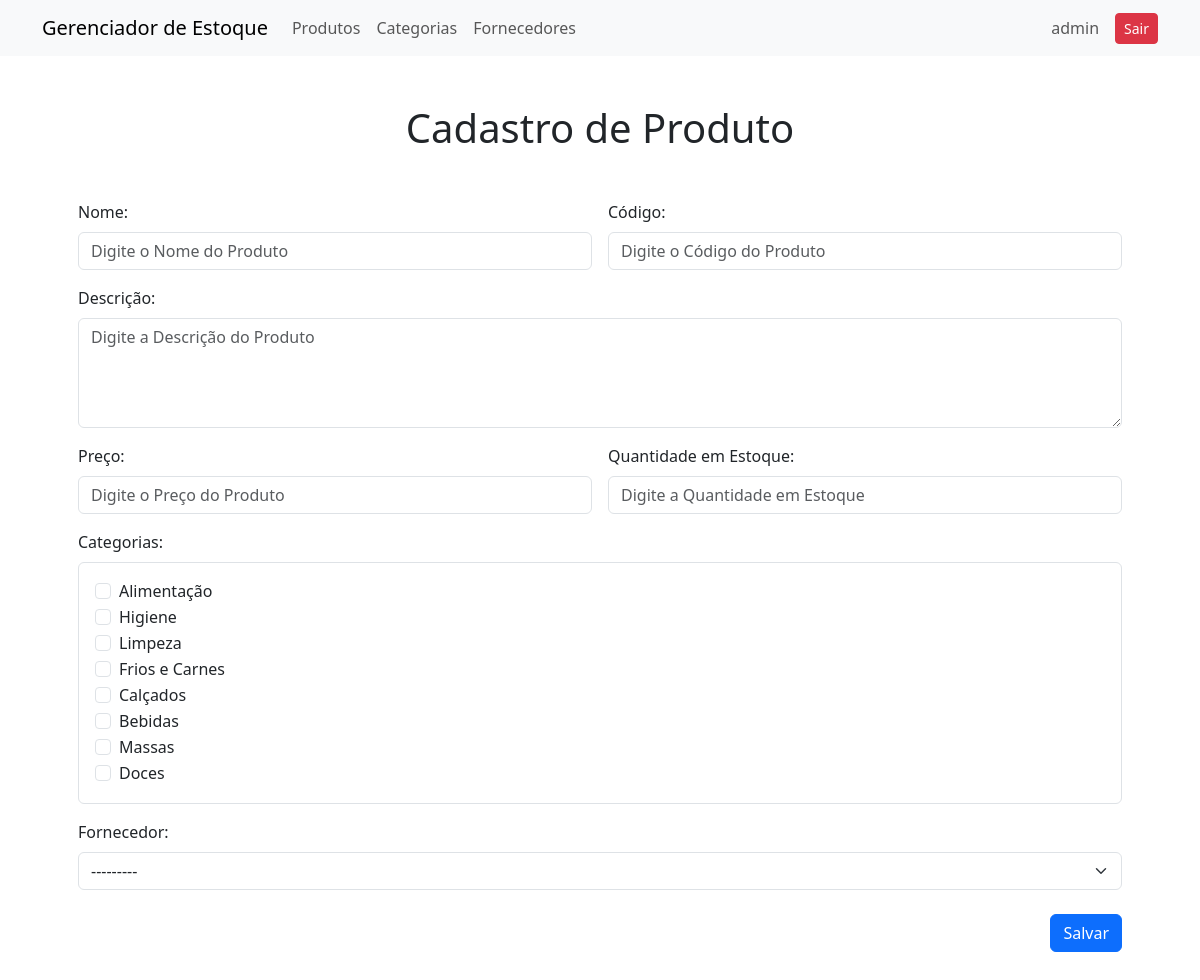
The page /estoque/produto/add/ (signed in) on the database its author committed.
### estoque/models.py (models this page shows, shortened)
class Categoria(models.Model):
    nome = models.CharField(max_length=250, unique=True)

### estoque/views/produtos.py (the view, shortened to what this page needs)
# urls.py: path('produto/add/', ProdutoCreateView.as_view(), name='produto-create'),
class ProdutoCreateView(LoginRequiredMixin, CreateView):
    model = Produto
    form_class = ProdutoForm
    template_name = "produto-create.html"
    success_url = reverse_lazy('produtos')
    def get_context_data(self, **kwargs):
        context = super().get_context_data(**kwargs)
        context["categorias"] = Categoria.objects.all()
        context["fornecedores"] = Fornecedor.objects.all()
        return context

### estoque/forms.py (shortened to what this page needs)
class ProdutoForm(forms.ModelForm):
    class Meta:
        model = Produto
        fields = ['nome', 'codigo', 'descricao', 'preco', 'quantidade_estoque', 'fornecedor', 'categorias']
    categorias = forms.ModelMultipleChoiceField(
        queryset=Categoria.objects.all(),
        widget=forms.CheckboxSelectMultiple,
        label="Categorias"
    )

### estoque/templates/produto-create.html (shortened to what this page needs)
{% extends 'base.html' %}
{% block content %}
<div class="container my-5">
    <h1 class="text-center mb-4">Cadastro de Produto</h1>
    <form method="post" class="p-4">
        <div class="row g-3">
            <div class="col-md-6">
                <label for="id_nome" class="form-label">Nome:</label>
                <input type="text" name="nome" maxlength="250" required id="id_nome" class="form-control"
                    placeholder="Digite o Nome do Produto">
            </div>
            <div class="col-md-6">
                <label for="id_codigo" class="form-label">Código:</label>
                <input type="text" name="codigo" maxlength="15" required id="id_codigo" class="form-control"
                    placeholder="Digite o Código do Produto">
            </div>
            <div class="col-12">
                <label for="id_descricao" class="form-label">Descrição:</label>
                <textarea name="descricao" cols="40" rows="4" id="id_descricao" class="form-control"
                    placeholder="Digite a Descrição do Produto"></textarea>
            </div>
            <div class="col-md-6">
                <label for="id_preco" class="form-label">Preço:</label>
                <input type="number" name="preco" step="0.01" required id="id_preco" class="form-control"
                    placeholder="Digite o Preço do Produto">
            </div>
            <div class="col-md-6">
                <label for="id_quantidade_estoque" class="form-label">Quantidade em Estoque:</label>
                <input type="number" name="quantidade_estoque" required id="id_quantidade_estoque" class="form-control"
                    placeholder="Digite a Quantidade em Estoque">
            </div>
            <div class="col-12">
                <label class="form-label">Categorias:</label>
                <div id="id_categorias" class="border rounded p-3">
                    {% for categoria in categorias %}
                    <div class="form-check">
                        <input type="checkbox" name="categorias" value="{{categoria.id}}"
                            id="id_categorias_{{categoria.id}}" class="form-check-input">
                        <label for="id_categorias_{{categoria.id}}" class="form-check-label">
                            {{categoria.nome}}
                        </label>
                    </div>
                    {% endfor %}
                </div>
            </div>
            <div class="col-12">
                <label for="id_fornecedor" class="form-label">Fornecedor:</label>
                <select name="fornecedor" required id="id_fornecedor" class="form-select">
                    <option value="" selected>---------</option>
                </select>
            </div>
        </div>
        <div class="d-flex justify-content-end mt-4">
            <button type="submit" class="btn btn-primary">Salvar</button>
        </div>
    </form>
</div>
{% endblock %}

### estoque/templates/base.html (shortened to what this page needs)
<!DOCTYPE html>
<html lang="en">
<head>
    <link href="https://cdn.jsdelivr.net/npm/bootstrap@5.3.3/dist/css/bootstrap.min.css" rel="stylesheet"
>
    <link href="https://cdnjs.cloudflare.com/ajax/libs/font-awesome/5.15.4/css/all.min.css" rel="stylesheet">
</head>
<body>
    <nav class="navbar navbar-expand-lg navbar-light bg-light">
        <div class="container">
            <a class="navbar-brand" href="#">Gerenciador de Estoque</a>
            <div class="collapse navbar-collapse" id="navbarNav">
                <ul class="navbar-nav me-auto">
                    <li class="nav-item">
                        <a class="nav-link" href="{% url 'produtos' %}">Produtos</a>
                    </li>
                    <li class="nav-item">
                        <a class="nav-link" href="{% url 'categorias' %}">Categorias</a>
                    </li>
                    <li class="nav-item">
                        <a class="nav-link" href="{% url 'fornecedores' %}">Fornecedores</a>
                    </li>
                </ul>
                {% if request.user.is_authenticated %}
                <span class="navbar-text me-3">
                    {{ request.user.username }}
                </span>
                <form method="post" action="{% url 'logout' %}">
                    <button type="submit" class="btn btn-danger btn-sm">Sair</button>
                </form>
                {% endif %}
            </div>
        </div>
    </nav>
    <div class="container mt-4">
        {% block content %}
        {% endblock %}
    </div>
</body>
</html>

### rows shown on the page
Categoria: nome "Alimentação"
Categoria: nome "Higiene"
Categoria: nome "Limpeza"
Categoria: nome "Frios e Carnes"
Categoria: nome "Calçados"
Categoria: nome "Bebidas"
Categoria: nome "Massas"
Categoria: nome "Doces"

### other values the page prints
{{ request.user.username }} "admin"
